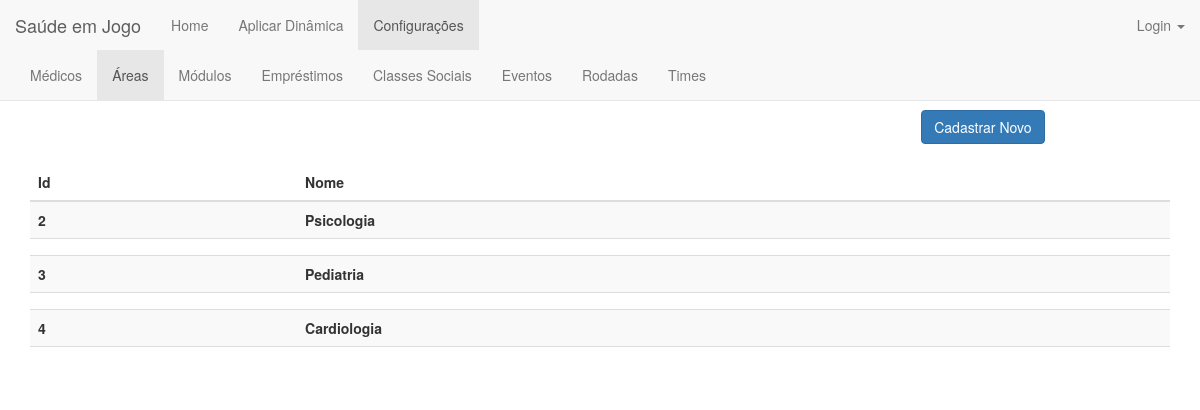
The app's page /area/ with its own data.
### jogo/models.py (models this page shows, shortened)
class Area(models.Model):
    nome = models.CharField(max_length=200)
    def __str__(self):
        return self.nome

### jogo/views.py (the view)
# urls.py: url(r'^area/$', views.area_index, name='area_index'),
def area_index(request):
    areas = Area.objects.order_by('id')
    area_classe = Area_Classe_Social.objects.order_by('id')
    print (areas)
    print (area_classe)
    return render(request, 'area/area_index.html', {'area_classe':area_classe,'areas':areas})

### jogo/templates/area/area_index.html (shortened to what this page needs)
{% extends 'jogo/base_configuracoes.html' %}
{% load staticfiles %}
{% block area %}class="active"{% endblock %}
{% block body %}
<div class="container">
    <center><h1>Áreas</h1></center>
        <div align="right" style="margin-right: 11%">
            <a href="{% url 'jogo:area_new' %}"><button type="submit" class="btn btn-primary">Cadastrar Novo</button></a>
        </div>
        <br>
    <table class="table table-striped">
    {% with 0 as a %}
            <thead>
                <tr>
                    <th>Id</th>
                    <th>Nome</th>
                </tr>
                {% for area in areas%}
            </thead>
                    <tr>
                        <th data-toggle="collapse" data-target="#collapseinativo{{forloop.counter }}">{{area.id}}</th>
                        <th data-toggle="collapse" data-target="#collapseinativo{{forloop.counter }}">{{area.nome}}</th>
                    </tr>
                    <td colspan="2">
                    </td>
                {% endfor %}
    {% endwith %}
    </table>
</div>
{% endblock body %}

### records on screen
Area: id "2", nome "Psicologia"
Area: id "3", nome "Pediatria"
Area: id "4", nome "Cardiologia"
